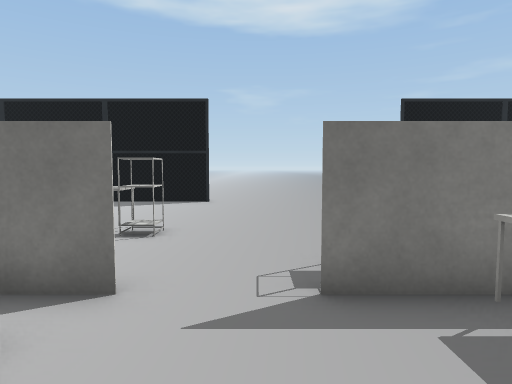
view 1 (above)

24 first-person views from a walk through a 3-D level made in the Unity game engine. The camera is 1.3 m above the floor, tilts 4° down and sees 75° across. The floor is counted in squares, 1 m on a side. Each view is taken from the middle of a square. On the plan, view 1 faces up. The plan holds only what a view shows up to about 14 squares ahead; the rest is blank. The place goes on beyond the plan. The player character is not drawn. Door leaves are left out, so doorways stand open. Some surface patterns are stand-ins.

view 2
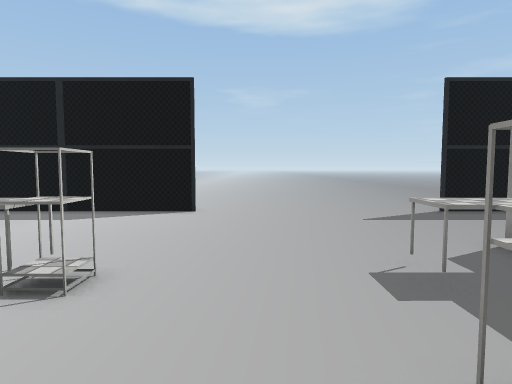

view 3
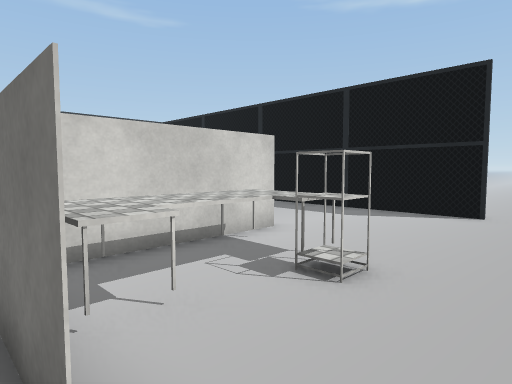

view 4
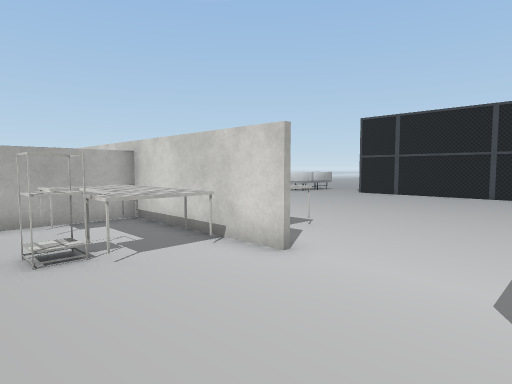

view 5
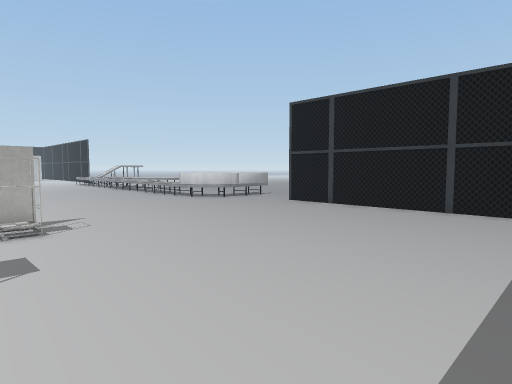

view 6
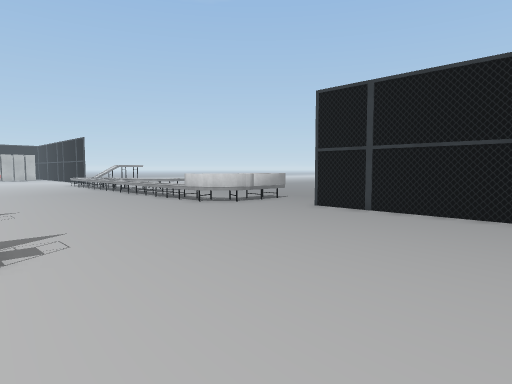

view 7
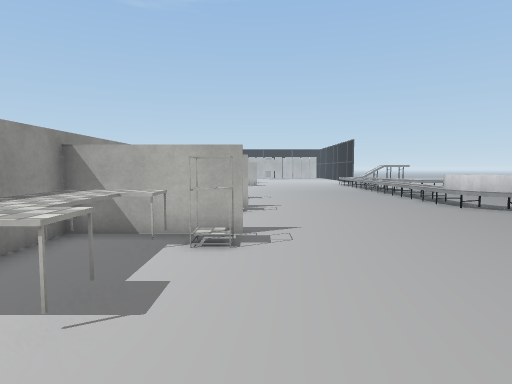

view 8
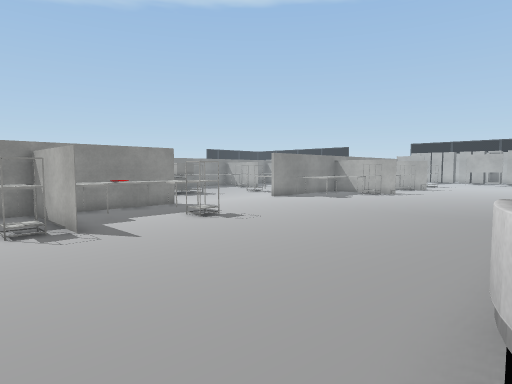

view 9
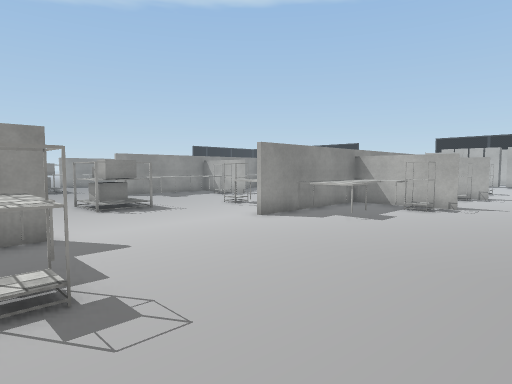

view 10
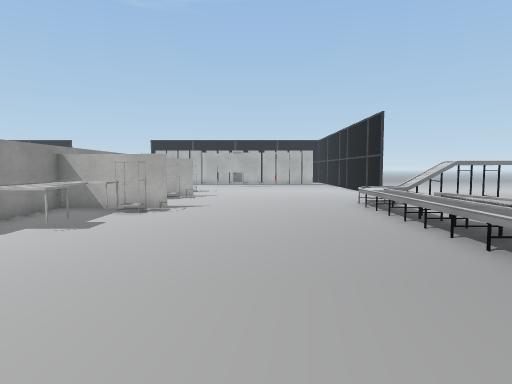

view 11
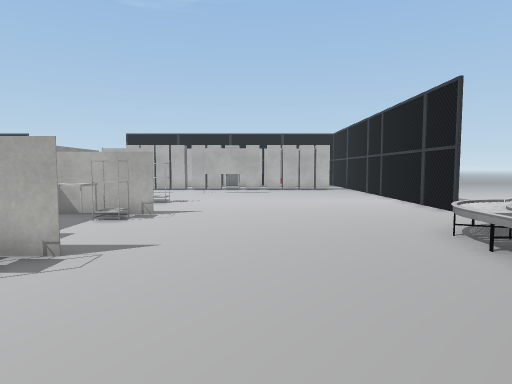

view 12
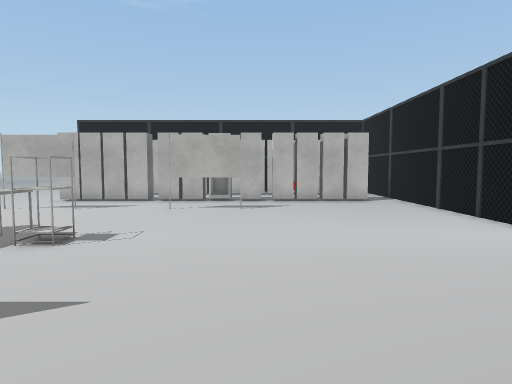

view 13
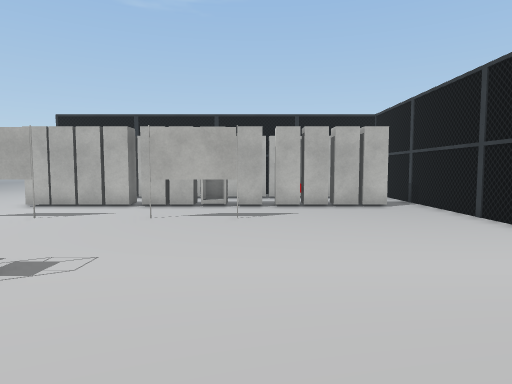

view 14
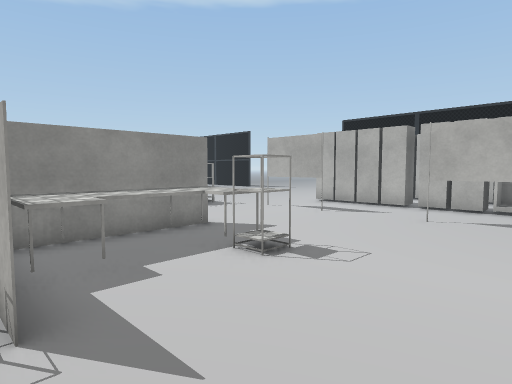

view 15
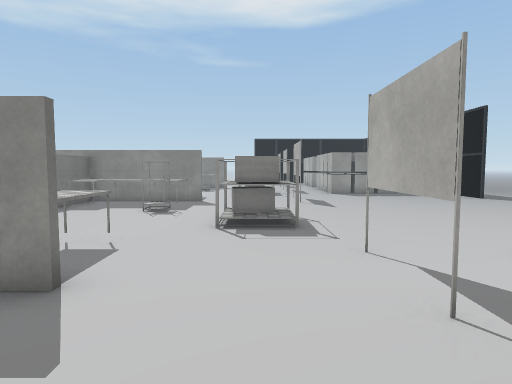

view 16
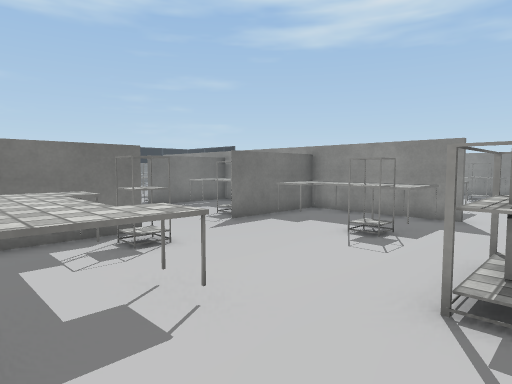

view 17
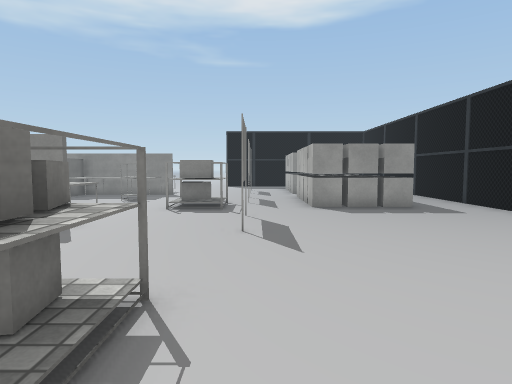

view 18
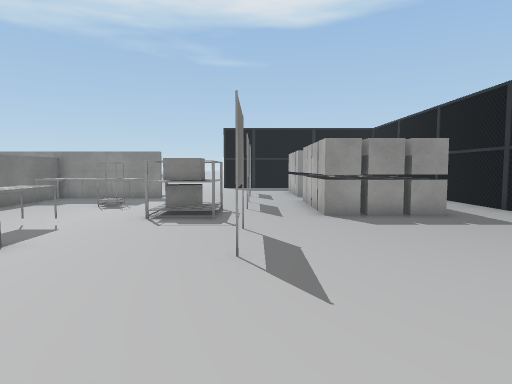

view 19
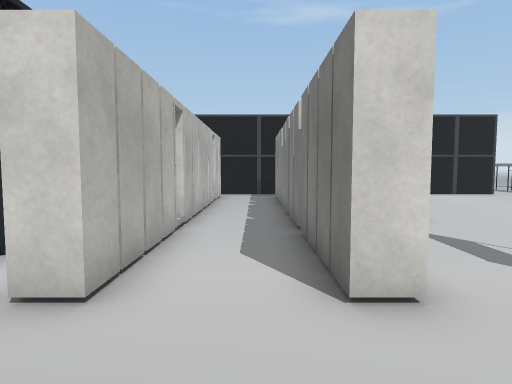

view 20
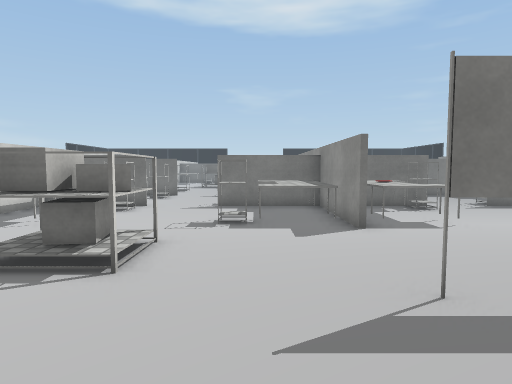

view 21
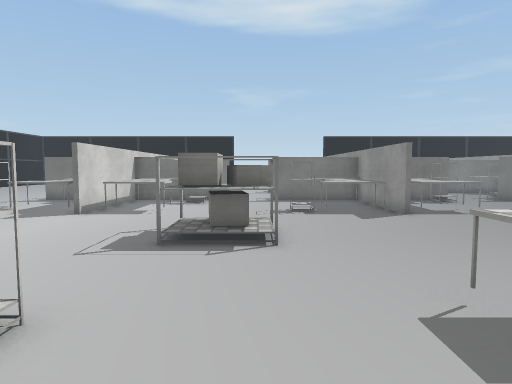

view 22
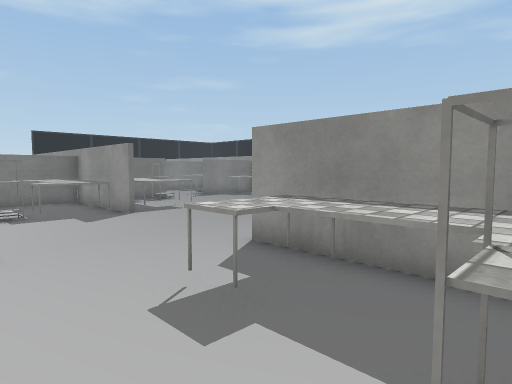

view 23
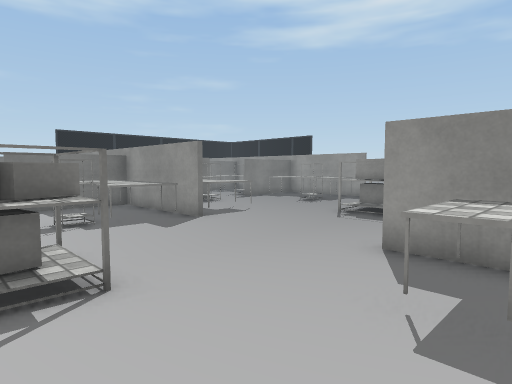

view 24
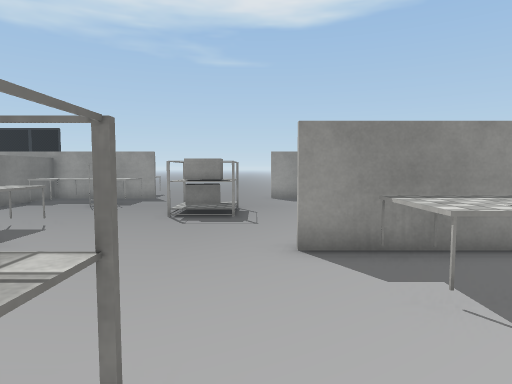

### Floor plan
Key: @ floor where view 1 was taken; # wall or solid block; x gap in a wall; . main floor; : floor 0.5 m higher than the main floor; + floor 0.75 m higher than the main floor; D open door; = window, fence, low wall or low ledge; F fence; E desk; C conveyor; W whiteboard; O other object.
Columns run from 18 left of view 1 to 13 right of it. Each row starts with its distance up from view 1.
 14                 .........
 13         FFFFFFFFF.......FFFF
 12        ...................
 11 F........................
 10 F.......................
  9 F.......................
  8 F............#........#
  7 F..........EE#EEO...EE
  6 F..........EE#EEO....E
  5 F..........EE#EE....
  4 F.........OEE#EE...O
  3 F.........#OO#OO#..#EE
  2 ..........       ...
  1 ..........
  0 O##.......OOO#    @
 -1 OC#.......####### .####  ##..###
 -2 ..O........EE#EEO ..EE# EEO...EE
 -3 ..C........EE#EE. ...E#  .....EE
 -4 ..O.......OEE#EE. .OEE# E....
 -5   O.......OEE#EE. .OEE#EEE...E E
 -6    .............................
 -7    ............................
 -8    .............OOO.......OOO
 -9    .............OOO.......OOO ..
-10   :.............................
-11  +:..........#........#.........
-12  +:.......EEEOOOO...EE#
-13  .:........EEO OO...EE#
-14  .:........EEO     ..E#
-15  .:.......EEEO    .OEE#
-16  .:......#####     ####
-17  C:.......          OO
-18 CCC........     ...
-19 C.........EE    ...O       ..
-20 .........#EE #OO...OOO# OO..OOOO
-21 F.........EEEEEEO...EE# EEO...EE
-22 F..........EEEEEO...EE# E.....EE
-23 F..........EEEE......E#EE.....E
-24 F.........EEEEEE...OEE#EEE...E E
-25 F...........=...................
-26 F...............OOO.......OOO
-27 F...............OOO.......OO
-28 F...............OOO.......OOO...
-29 F......WW...WWW.......WWW...WWW.
-30 F...............................
-31 F.#####D.######...........OOOOO
-32 F.#####Ox######...........OO
-33    .......................OO
-34 F  .D....DD...... ........O
-35 F  # ####DO###..   ..........
-36 F            ..     .........

Where each view was taken, in squares from view 1:
view 1: 0 up, 0 right, facing up
view 2: 3 up, 0 right, facing up
view 3: 3 up, 0 right, facing up-left
view 4: 12 up, 1 left, facing down-left
view 5: 12 up, 7 left, facing down-left
view 6: 10 up, 8 left, facing down-left
view 7: 10 up, 9 left, facing down
view 8: 1 up, 16 left, facing down-right
view 9: 4 down, 12 left, facing down-right
view 10: 5 down, 12 left, facing down
view 11: 11 down, 12 left, facing down
view 12: 18 down, 12 left, facing down
view 13: 20 down, 12 left, facing down
view 14: 20 down, 12 left, facing down-right
view 15: 27 down, 9 left, facing right
view 16: 27 down, 5 left, facing up-right
view 17: 29 down, 3 left, facing right
view 18: 29 down, 1 left, facing right
view 19: 33 down, 1 left, facing left
view 20: 32 down, 2 right, facing up
view 21: 15 down, 0 right, facing up
view 22: 15 down, 0 right, facing up-right
view 23: 13 down, 1 left, facing up-right
view 24: 10 down, 1 left, facing right
